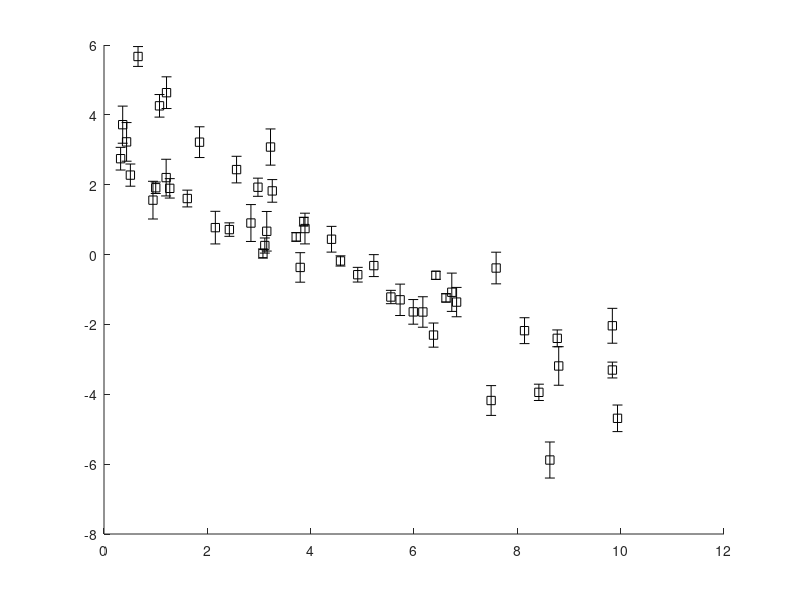

Write the MATLAB code that produced this figure. (Note: this script raises an error after producing the figure.)
%% Fitting a line
%
% This demo follows the linefit example of EMCEE for python. 
% See full description here: http://dan.iel.fm/emcee/current/user/line/
% 
%

addpath ..  %first we add the path of the toolbox folder 

%% Generate synthetic data
%
% First we generate some noisy data which falls on a line. We know the true
% parameters of the line and the parameters of the noise added to the
% observations.
% 
% In this surrogate data there are two sources of uncertainty. One source
% with known variance (yerr), and another multiplicative uncertainty with 
% unknown variance. 


% This is the true model parameters used to generate the noise 
m_true = [-0.9594;4.294;log(0.534)]

N = 50;
x = sort(10*rand(1,N)); 
yerr = 0.1+0.5*rand(1,N);
y = m_true(1)*x+m_true(2);
y = y + abs(exp(m_true(3))*y) .* randn(1,N);
y = y + yerr .* randn(1,N);


close all %close all figures 
errorbar(x,y,yerr,'ks','markerfacecolor',[1 1 1]*.4,'markersize',4);
axis tight


%% Least squares fit
% 
% lscov can be used to fit a straight line to the data assuming that the 
% errors in yerr are correct. Notice how this results in very optimistic
% uncertainties on the slope and intercept. This is because this method
% only accounts for the known source of error. 
%

[m_lsq,sigma_mlsq,MSE]=lscov([x;ones(size(x))]',y',diag(yerr.^2));
sigma_m_lsq=sigma_mlsq/sqrt(MSE); %see help on lscov
m_lsq
sigma_m_lsq

hold on
plot(x,polyval(m_lsq,x),'b--','linewidth',2)
legend('Data','LSQ fit')

%% Likelihood
%
% We define a likelihood function consistent with how the data was generated, and 
% then we use fminsearch to find the max-likelihood fit of the model to the data. 
%

% First we define a helper function equivalent to calling log(normpdf(x,mu,sigma))
% but has higher precision because it avoids truncation errors associated with calling 
% log(exp(xxx)).
lognormpdf=@(x,mu,sigma)-0.5*((x-mu)./sigma).^2  -log(sqrt(2*pi).*sigma);

forwardmodel=@(m)m(1)*x + m(2);
variancemodel=@(m) yerr.^2 + (forwardmodel(m)*exp(m(3))).^2;

logLike=@(m)sum(lognormpdf(y,forwardmodel(m),sqrt(variancemodel(m))));

m_maxlike=fminsearch(@(m)-logLike(m),[polyfit(x,y,1) 0]');

%% Prior information
%
% Here we formulate our prior knowledge about the model parameters. Here we use 
% flat priors within a hard limits for each of the 3 model parameters. 
%

logprior =@(m) log( double((m(1)>-5)&&(m(1)<0.5) && (m(2)>0)&&(m(2)<10) && (m(3)>-10)&&(m(3)<1)) );

%% Find the posterior distribution using GWMCMC
%
% Now we apply the MCMC hammer to draw samples from the posterior.
%
%

% first we initialize the ensemble of walkers in a small gaussian ball 
% around the max-likelihood estimate. 
minit=bsxfun(@plus,m_maxlike,randn(3,100)*0.01);

%% Apply the hammer:
%
% Draw samples from the posterior
%
tic
m=gwmcmc(minit,{logprior logLike},100000,'ThinChain',5);
toc

%% Remove burn-in

m(:,:,1:end*.2)=[]; %crop 20% to get rid of burn-in. 


%% Auto-correlation function
% 


figure
[C,lags,ESS]=eacorr(m);
plot(lags,C,'.-',lags([1 end]),[0 0],'k');
grid on
xlabel('lags')
ylabel('autocorrelation');
text(lags(end),0,sprintf('Effective Sample Size (ESS): %.0f_ ',ceil(mean(ESS))),'verticalalignment','bottom','horizontalalignment','right')
title('Markov Chain Auto Correlation')

%% Corner plot of parameters
%

figure
ecornerplot(m,'ks',true,'color',[.6 .35 .3])

%% Plot of posterior fit
% 

figure
m=m(:,:)'; %flatten the chain

%plot 100 samples...
for kk=1:100
    r=ceil(rand*size(m,1));
    h=plot(x,forwardmodel(m(r,:)),'color',[.6 .35 .3].^.3);
    hold on
end
h(2)=errorbar(x,y,yerr,'ks','markerfacecolor',[1 1 1]*.4,'markersize',4);

h(4)=plot(x,forwardmodel(m_lsq),'b--','linewidth',2);
h(3)=plot(x,forwardmodel(median(m)),'color',[.6 .35 .3],'linewidth',3);
h(5)=plot(x,forwardmodel(m_true),'r','linewidth',2);

axis tight
legend(h,'Samples from posterior','Data','GWMCMC median','LSQ fit','Truth')

